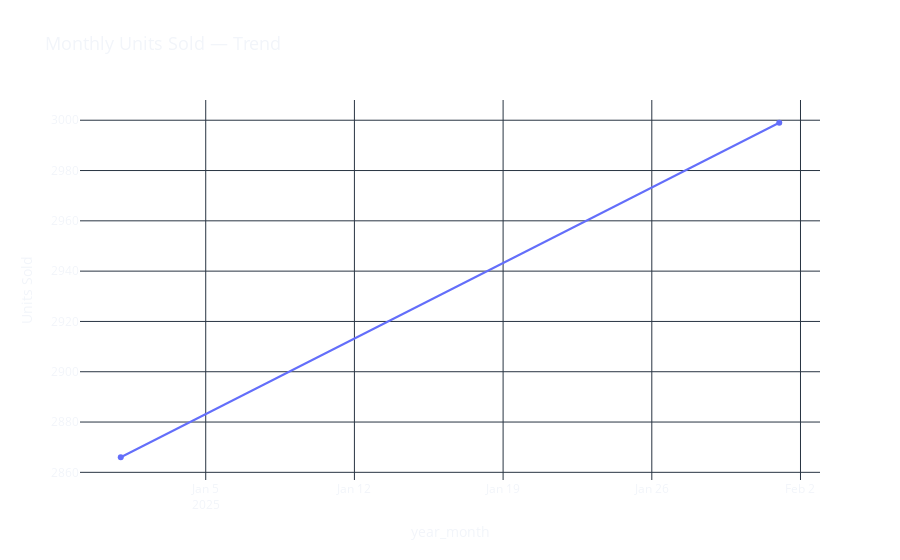

This figure's notebook cell:
### Markdown cell above
### Chart 1 — Sales Trend Over Time (Line)

### Code cell
fig = px.line(monthly, x='year_month', y='total_units', title="Monthly Units Sold — Trend", markers=True)
fig.update_layout(title_font_size=18, plot_bgcolor='rgba(0,0,0,0)', paper_bgcolor='rgba(0,0,0,0)')
fig.update_yaxes(title="Units Sold")
fig.show()

### Figure 1 — Plotly figure (JSON) as saved in the notebook; plotly's stock layout.template omitted (floating-point values rounded to 4 significant figures)
{"data": [{"hovertemplate": "year_month=%{x}<br>total_units=%{y}<extra></extra>", "legendgroup": "", "line": {"color": "#636efa", "dash": "solid"}, "marker": {"symbol": "circle"}, "mode": "lines+markers", "name": "", "orientation": "v", "showlegend": false, "x": ["2025-01-01T00:00:00.000000000", "2025-02-01T00:00:00.000000000"], "xaxis": "x", "y": [2866, 2999], "yaxis": "y", "type": "scatter"}], "layout": {"xaxis": {"anchor": "y", "domain": [0.0, 1.0], "title": {"text": "year_month"}}, "yaxis": {"anchor": "x", "domain": [0.0, 1.0], "title": {"text": "Units Sold"}}, "legend": {"tracegroupgap": 0}, "title": {"text": "Monthly Units Sold — Trend", "font": {"size": 18}}, "plot_bgcolor": "rgba(0,0,0,0)", "paper_bgcolor": "rgba(0,0,0,0)"}}
